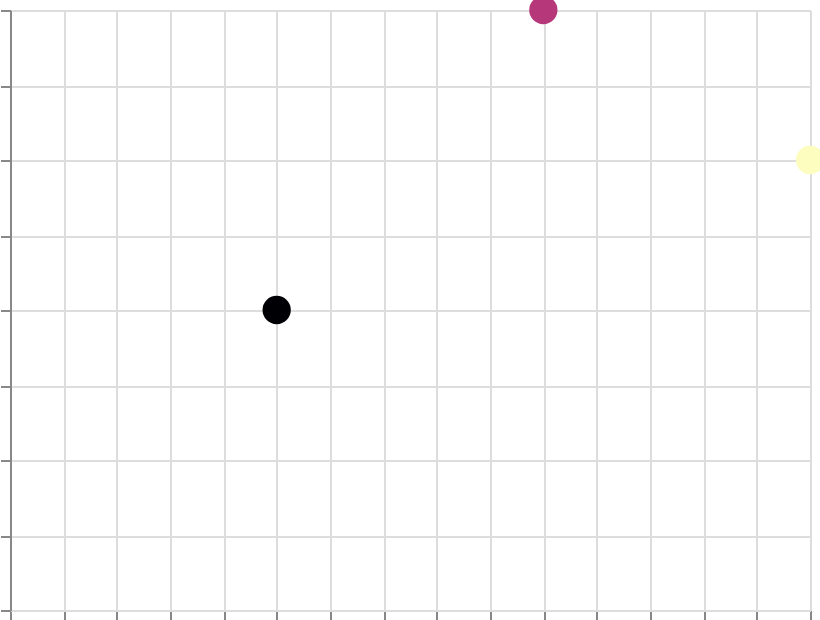

Express this chart as Vega-Lite.
### Vega specification from a JSON file in a GitHub repository (floating-point values rounded to 4 significant figures)
{"$schema": "https://vega.github.io/schema/vega/v6.json", "width": 400, "height": 300, "padding": 5, "autosize": "none", "data": [{"name": "table", "values": [{"x": 1, "y": 2, "val": 10}, {"x": 2, "y": 4, "val": 50}, {"x": 3, "y": 3, "val": 90}]}], "scales": [{"name": "x", "type": "linear", "domain": {"data": "table", "field": "x"}, "range": "width", "nice": true}, {"name": "y", "type": "linear", "domain": {"data": "table", "field": "y"}, "range": [{"signal": "height"}, 0], "nice": true}, {"name": "color", "type": "sequential", "domain": {"data": "table", "field": "val"}, "scheme": "magma"}], "marks": [{"type": "symbol", "from": {"data": "table"}, "encode": {"update": {"x": {"scale": "x", "field": "x"}, "y": {"scale": "y", "field": "y"}, "size": {"value": 200}, "fill": {"scale": "color", "field": "val"}}}}], "axes": [{"scale": "x", "orient": "bottom", "grid": true, "labels": false}, {"scale": "y", "orient": "left", "grid": true, "labels": false}], "legends": [{"fill": "color", "title": "Density"}]}
